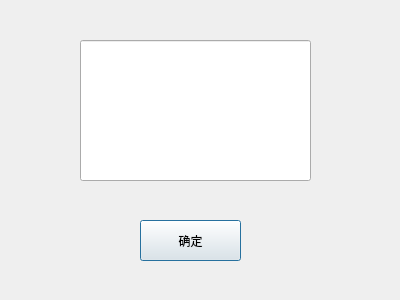
<?xml version="1.0" encoding="UTF-8"?>
<ui version="4.0">
 <class>CCPDlg</class>
 <widget class="QDialog" name="CCPDlg">
  <property name="windowModality">
   <enum>Qt::NonModal</enum>
  </property>
  <property name="enabled">
   <bool>true</bool>
  </property>
  <property name="geometry">
   <rect>
    <x>0</x>
    <y>0</y>
    <width>400</width>
    <height>300</height>
   </rect>
  </property>
  <property name="mouseTracking">
   <bool>true</bool>
  </property>
  <property name="acceptDrops">
   <bool>false</bool>
  </property>
  <property name="windowTitle">
   <string>Dialog</string>
  </property>
  <widget class="QPushButton" name="sureButton">
   <property name="geometry">
    <rect>
     <x>140</x>
     <y>220</y>
     <width>101</width>
     <height>41</height>
    </rect>
   </property>
   <property name="text">
    <string>确定</string>
   </property>
  </widget>
  <widget class="QLineEdit" name="messageShow">
   <property name="geometry">
    <rect>
     <x>80</x>
     <y>40</y>
     <width>231</width>
     <height>141</height>
    </rect>
   </property>
  </widget>
 </widget>
 <resources/>
 <connections/>
</ui>
